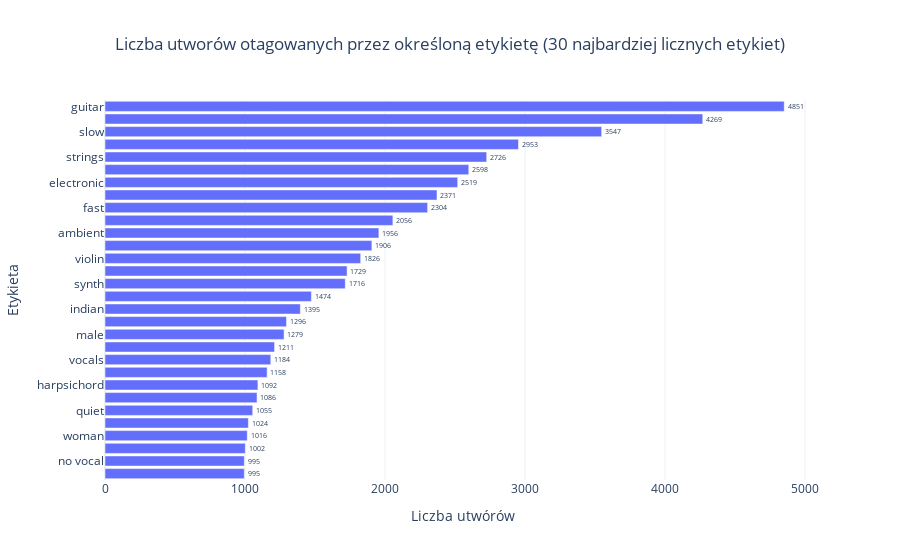

Write notebook code for a chart like this one.
### Code cell
import plotly.graph_objs as go

data = [go.Bar(y=tags_count.index,
               x=tags_count[0],
               text=tags_count[0],
               textposition="outside",
               orientation = 'h')]
layout = ({"title": {"text":"Liczba utworów otagowanych przez określoną etykietę (30 najbardziej licznych etykiet)", "x": 0.5},
           "yaxis": {"title":"Etykieta", "autorange": "reversed"},
           "xaxis": {"title":"Liczba utwórów"},
           "showlegend": False,
           "template": "plotly_white"})

fig = go.Figure(data = data, layout = layout)
fig.show()
fig.write_image("images/fig1.png", width=1000, height=750)

### Figure 1 — Plotly figure (JSON) as saved in the notebook; plotly's stock layout.template omitted (floating-point values rounded to 4 significant figures)
{"data": [{"orientation": "h", "text": [4851.0, 4269.0, 3547.0, 2953.0, 2726.0, 2598.0, 2519.0, 2371.0, 2304.0, 2056.0, 1956.0, 1906.0, 1826.0, 1729.0, 1716.0, 1474.0, 1395.0, 1296.0, 1279.0, 1211.0, 1184.0, 1158.0, 1092.0, 1086.0, 1055.0, 1024.0, 1016.0, 1002.0, 995.0, 995.0], "textposition": "outside", "x": [4851, 4269, 3547, 2953, 2726, 2598, 2519, 2371, 2304, 2056, 1956, 1906, 1826, 1729, 1716, 1474, 1395, 1296, 1279, 1211, 1184, 1158, 1092, 1086, 1055, 1024, 1016, 1002, 995, 995], "y": ["guitar", "classical", "slow", "techno", "strings", "drums", "electronic", "rock", "fast", "piano", "ambient", "beat", "violin", "vocal", "synth", "female", "indian", "opera", "male", "singing", "vocals", "no vocals", "harpsichord", "loud", "quiet", "flute", "woman", "male vocal", "no vocal", "pop"], "type": "bar"}], "layout": {"showlegend": false, "title": {"text": "Liczba utworów otagowanych przez określoną etykietę (30 najbardziej licznych etykiet)", "x": 0.5}, "xaxis": {"title": {"text": "Liczba utwórów"}}, "yaxis": {"autorange": "reversed", "title": {"text": "Etykieta"}}}}
